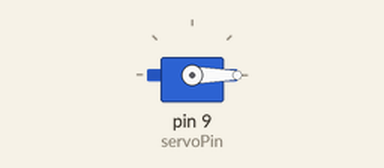
The sketch below on a simulated Arduino Uno, built with avr-gcc and run on an emulated ATmega328P. On the bench: servo.

Above: at 0.05 s.
At 1.25 s:
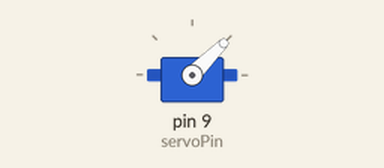
At 2.5 s:
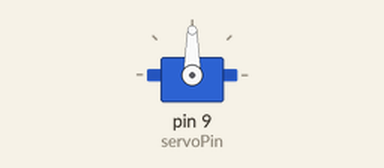
At 5.0 s:
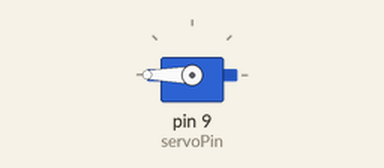
Timing chart, 0 to 6.5 s (numbered marks = the images above):
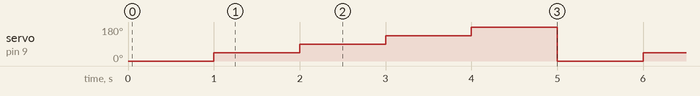

The sketch:

servo-motor.ino
```cpp
//This code is designed by Prince Kushwaha

//include the servo library
#include <Servo.h>

// Create a servo object
Servo servoMotor;

// Define the pin for the servo
const int servoPin = 9;

void setup() {
  // Attach the servo to the pin
  servoMotor.attach(servoPin);
}

void loop() {
  // Rotate the servo to 0 degrees
  servoMotor.write(0);
  delay(1000); // Wait for 1 second

  // Rotate the servo to 45 degrees
  servoMotor.write(45);
  delay(1000); // Wait for 1 second

  // Rotate the servo to 90 degrees
  servoMotor.write(90);
  delay(1000); // Wait for 1 second

  // Rotate the servo to 135 degrees
  servoMotor.write(135);
  delay(1000); // Wait for 1 second

  // Rotate the servo to 180 degrees
  servoMotor.write(180);
  delay(1000); // Wait for 1 second
}
```

Measured:
- by itself, servo on pin 9 (servoPin): repeats every 5.0 s: 90° 1.0 s, 135° 1.0 s, 180° 1.0 s, 0° 1.0 s, 45° 1.0 s
